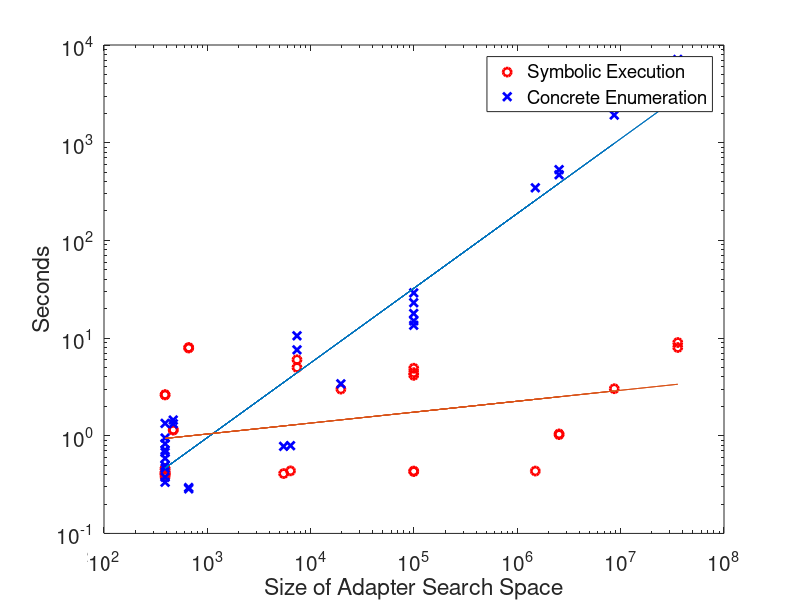

This figure's MATLAB source: (Note: this script raises an error after producing the figure.)
x = [
%9350	%	isupper <- islower
%9350	%	islower <- isupper
468	%	abs <- labs
468	%	abs <- llabs
390	%	labs <- llabs
390	%	llabs <- labs
7372	%	ldiv <- lldiv
7372	%	lldiv <- ldiv
660	%	ffs <- ffsl
660	%	ffs <- ffsll
390	%	ffsl <- ffsll
390	%	ffsll <- ffsl
5472	%	setpgrp <- setpgid
99360	%	wait <- waitpid
1492992	%	wait <- wait4
99360	%	wait <- wait3
2534976	%	waitpid <- wait4
2534976	%	wait3 <- wait4
6384	%	umount <- umount2
390	%	putchar <- putchar_unlocked
390	%	putchar_unlocked <- putchar
390	%	putwchar <- putwchar_unlocked
390	%	putwchar_unlocked <- putwchar
35680256	%	recv <- recvfrom
35680256	%	send <- sendto
390	%	atol <- atoll
390	%	atoll <- atol
99360	%	atol <- strtol
99360	%	atoi <- strtol
99360	%	atoll <- strtoll
8673025	%	killpg <- kill (0,16)
19600 %	killpg <- kill (0,1)
%4695415	%	rc4enc_m <- rc4enc_o
%4562354	%	rc4enc_o <- rc4enc_m
%421823808	%	rc4setup_o <- rc4setup_m
%421823808	%	rc4setup_m <- rc4setup_o
%399126	%	naive_mm <- Strassen_mm
%667	%	crc32 <- obfs_crc32
%6216	%	security case study fns
];


conc_as = [ 
%1	%	isupper <- islower	
%0.6	%	islower <- isupper	
1.447	%	abs <- labs	
1.325	%	abs <- llabs	
0.948	%	labs <- llabs	
1.338	%	llabs <- labs	
10.55	%	ldiv <- lldiv	
7.574	%	lldiv <- ldiv	
0.295	%	ffs <- ffsl	
0.286	%	ffs <- ffsll	
0.465	%	ffsl <- ffsll	
0.495	%	ffsll <- ffsl	
0.779	%	setpgrp <- setpgid	
17.84	%	wait <- waitpid	
345.312	%	wait <- wait4	
13.514	%	wait <- wait3	
469.871	%	waitpid <- wait4	
529.684	%	wait3 <- wait4	
0.791	%	umount <- umount2	
0.587	%	putchar <- putchar_unlocked	
0.675	%	putchar_unlocked <- putchar	
0.376	%	putwchar <- putwchar_unlocked	
0.829	%	putwchar_unlocked <- putwchar	
7111	%	recv <- recvfrom	
2821	%	send <- sendto	
0.713	%	atol <- atoll	
0.334	%	atoll <- atol	
29	%	atol <- strtol	
15	%	atoi <- strtol	
23	%	atoll <- strtoll	
1918.6	%	killpg <- kill (0,16)	
3.4	%	killpg <- kill (0,1)	
%364	%	rc4enc_m <- rc4enc_o	
%92	%	rc4enc_o <- rc4enc_m	
%25083	%	rc4setup_o <- rc4setup_m	
%29422	%	rc4setup_m <- rc4setup_o	
%183	%	naive_mm <- Strassen_mm	
%0.1	%	crc32 <- obfs_crc32	
%2	%	security case study fns	
];

se_as = [
%70	%	isupper <- islower
%57	%	islower <- isupper
1.145	%	abs <- labs
1.147	%	abs <- llabs
0.41	%	labs <- llabs
0.407	%	llabs <- labs
6	%	ldiv <- lldiv
5	%	lldiv <- ldiv
7.905	%	ffs <- ffsl
8	%	ffs <- ffsll
2.617	%	ffsl <- ffsll
2.634	%	ffsll <- ffsl
0.41	%	setpgrp <- setpgid
0.43	%	wait <- waitpid
0.435	%	wait <- wait4
0.435	%	wait <- wait3
1.044	%	waitpid <- wait4
1.026	%	wait3 <- wait4
0.437	%	umount <- umount2
0.458	%	putchar <- putchar_unlocked
0.462	%	putchar_unlocked <- putchar
0.423	%	putwchar <- putwchar_unlocked
0.419	%	putwchar_unlocked <- putwchar
9	%	recv <- recvfrom
8	%	send <- sendto
0.396	%	atol <- atoll
0.378	%	atoll <- atol
4.91	%	atol <- strtol
4.42	%	atoi <- strtol
4.15	%	atoll <- strtoll
3.03	%	killpg <- kill (0,16)
3	%	killpg <- kill (0,1)
%13715	%	rc4enc_m <- rc4enc_o
%11053	%	rc4enc_o <- rc4enc_m
%1641	%	rc4setup_o <- rc4setup_m
%2049	%	rc4setup_m <- rc4setup_o
%310	%	naive_mm <- Strassen_mm
%4	%	crc32 <- obfs_crc32
%36	%	security case study fns
]; 

% x=1:size(se_as,2);

%hold on; 
figure
loglog(x,se_as,'ro','Linewidth',2);
hold on;
loglog(x,conc_as,'bx','Linewidth',2);
hold on;

Const = polyfit(log(x),log(conc_as), 1);
m = Const(1);
k = Const(2);
YBL = x.^m.*exp(k);
loglog(x,YBL)
hold on; 

Const = polyfit(log(x),log(se_as), 1);
m = Const(1);
k = Const(2);
YBL = x.^m.*exp(k);
loglog(x,YBL)
hold on; 




set(gca,'FontSize',15);
xlabel('Size of Adapter Search Space');
ylabel('Seconds');
h_legend=legend('Symbolic Execution','Concrete Enumeration');
% ylim([0 42]);

toplot_legend_best('Size of Adapter Search Space','Seconds','',h_legend);

%hold off;
print -dpdf './conc_vs_se'
